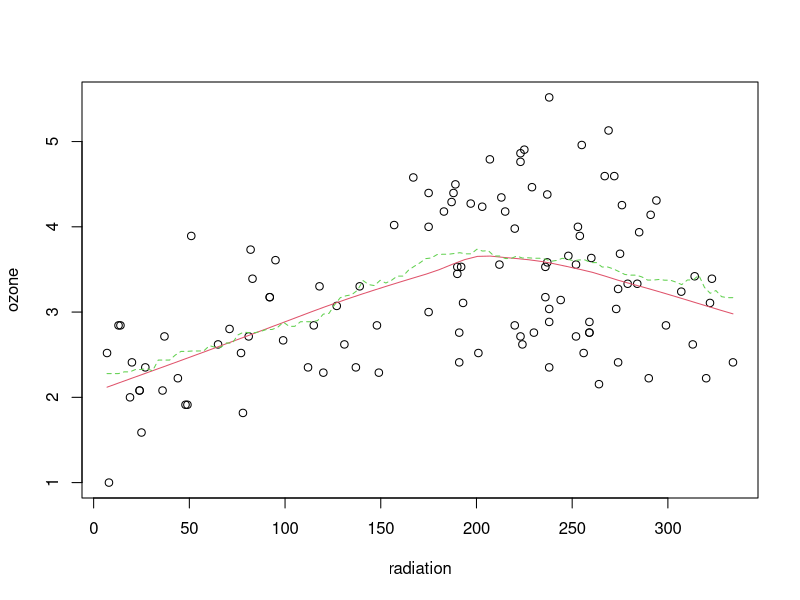

Reproduce this figure in R.
## ---- chunk 1
air<-read.table("air.txt",header=T)
attach(air)
## ---- chunk 2
plot(radiation,ozone)
lines(loess.smooth(radiation,ozone),col=2)
lines(ksmooth(radiation,ozone,bandwidth=100),lty=2,col=3)
